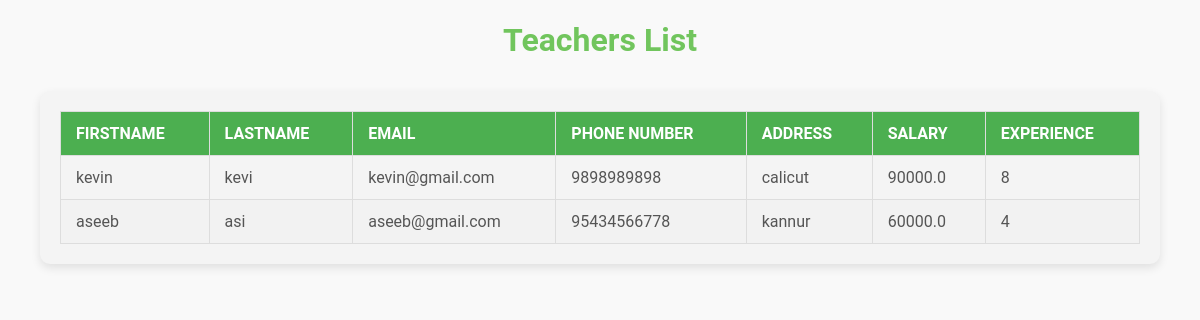
Page /viewtchr on the earlier database version.
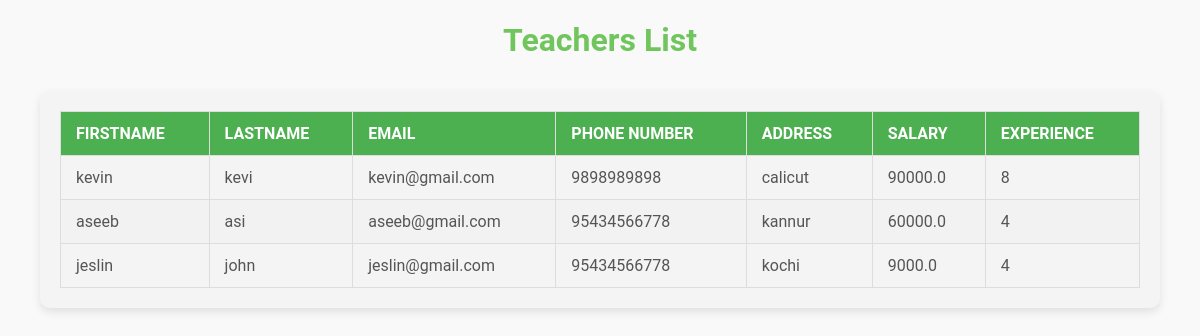
Same page on the later database version.
### tables this page shows
CREATE TABLE Teacher (
    teachid INTEGER PRIMARY KEY AUTOINCREMENT,
    logid INTEGER,
    firstname TEXT,
    lastname TEXT,
    email TEXT,
    address TEXT,
    phone_number BIGINT,
    salary FLOAT,
    experience INTEGER,
    FOREIGN KEY (logid) REFERENCES Login(loginid)
);

### student.py (the view)
@app.route('/viewtchr')
def viewtchr():
    con=sqlite3.connect("studentmanagement.db")
    con.row_factory=sqlite3.Row
    cursor1=con.cursor()
    cursor1.execute("select * from Teacher")
    data=cursor1.fetchall()
    return render_template("viewtchr.html",view=data)

### templates/viewtchr.html (shortened to what this page needs)
<!DOCTYPE html>
<html lang="en">
<head>
</head>
<body>
    <h1>Teachers List</h1>
    <div class="table-container">
        <table >
            <thead>
                <tr>
                    <th>Firstname</th>
                    <th>Lastname</th>
                    <th>Email</th>
                    <th>Phone Number</th>
                    <th>Address</th>
                    <th>Salary</th>
                    <th>Experience</th>
                </tr>
            </thead>
            <tbody>
                {% for i in view %}
                <tr>
                    <td>{{i.firstname}}</td>
                    <td>{{i.lastname}}</td>
                    <td>{{i.email}}</td>
                    <td>{{i.phone_number}}</td>
                    <td>{{i.address}}</td>
                    <td>{{i.salary}}</td>
                    <td>{{i.experience}}</td>
                </tr>
                {% endfor %}
            </tbody>
        </table>
    </div>
</body>
</html>

Differences in the rows shown:
added Teacher: firstname "jeslin", lastname "john", email "jeslin@gmail.com", phone_number "95434566778", address "kochi", salary "9000.0", experience "4"
